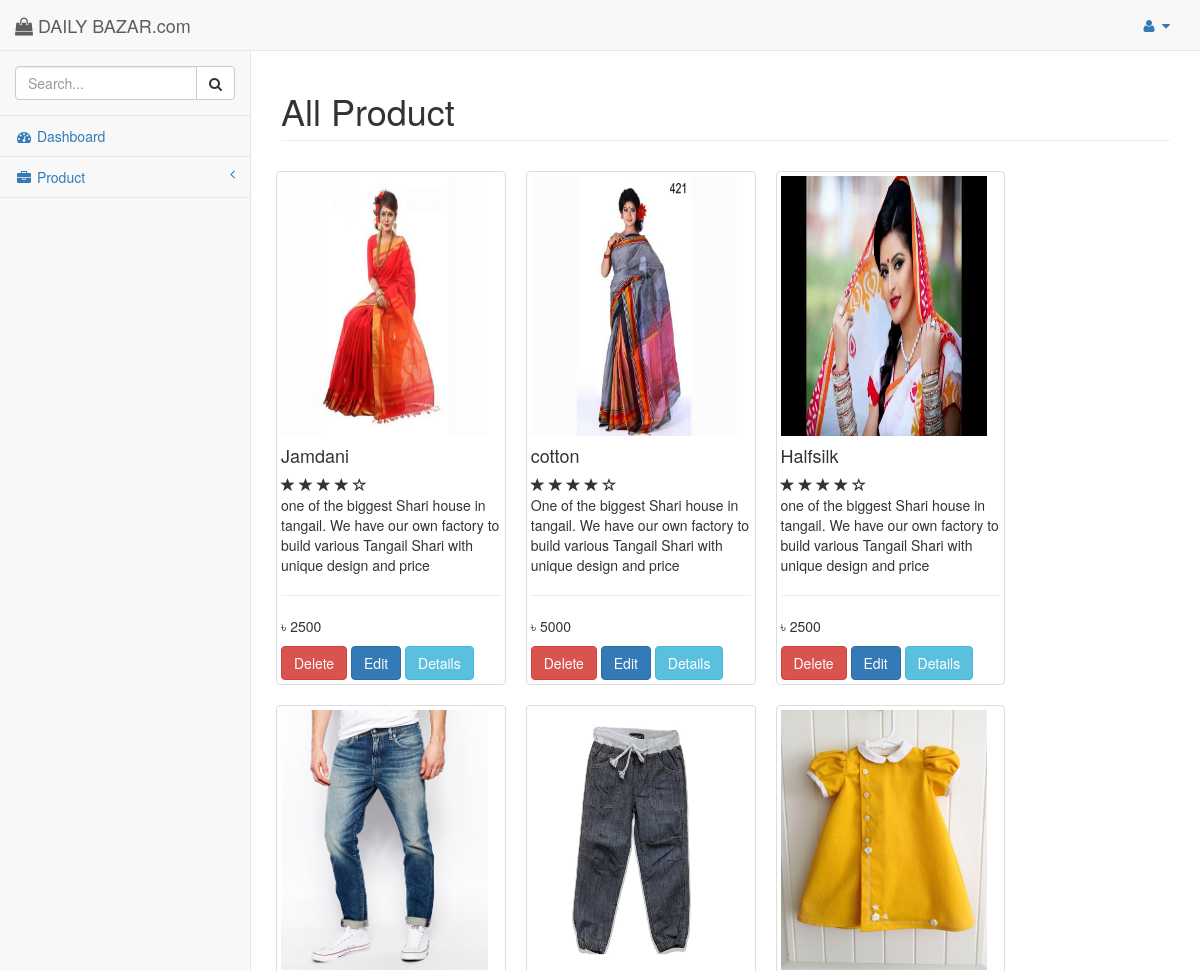
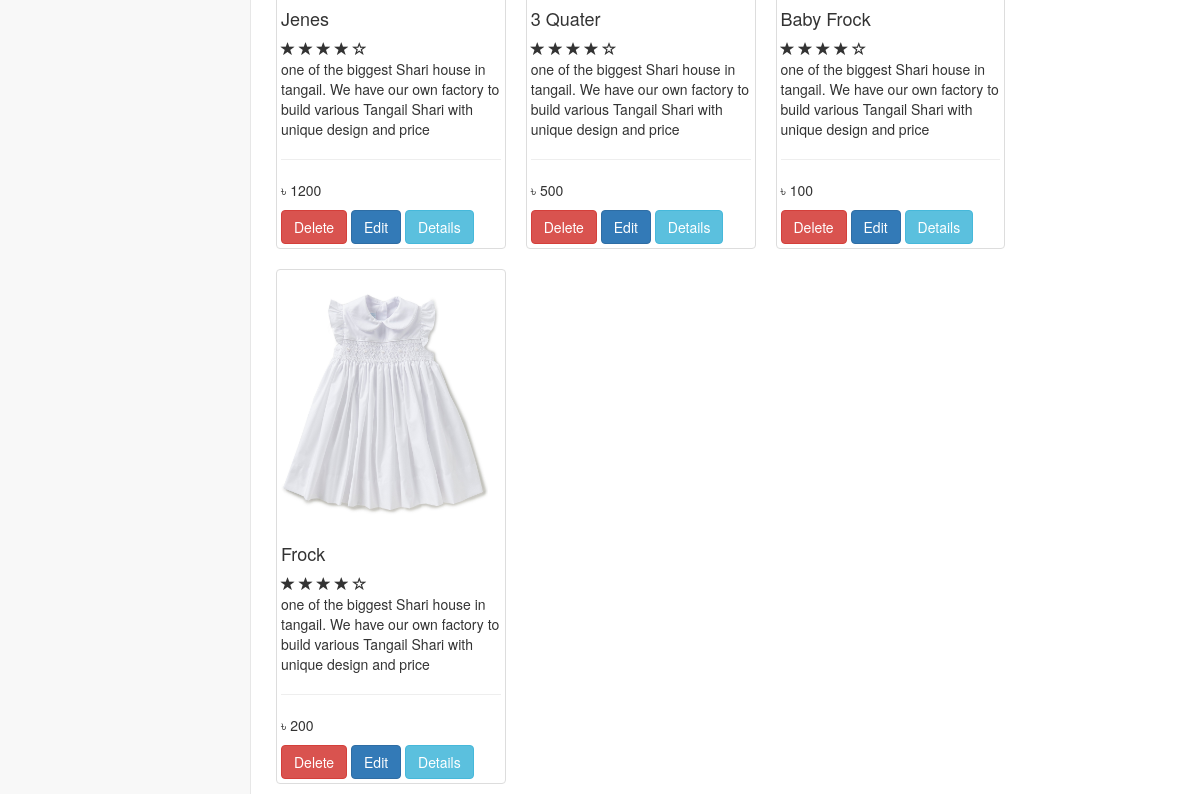
The page /view/admin/product/index.php on the database its author committed (2 pictures, top to bottom).
### tables this page shows
CREATE TABLE `product` (
  `id` int(11) NOT NULL,
  `name` varchar(255) NOT NULL,
  `price` varchar(255) NOT NULL,
  `gender` varchar(255) NOT NULL,
  `detail` varchar(255) NOT NULL,
  `image` varchar(255) NOT NULL,
  `unique_id` varchar(255) NOT NULL
);

### src/connection.php (called while the page is built, shortened)
<?php
class Connection{
    private $user = 'root';
    private $pass = '';
    public function __construct(){
        try{
            $this->con = new PDO('mysql:host=localhost;dbname=bazar',$this->user,$this->pass);
        }
        catch (PDOException $e){
            print "ERROR!:" . $e->getMessage() . "<br>";
            die();
        }
    }
}
?>

### src/admin/bazar/bazar.php (called while the page is built, shortened)
<?php
class Bazar extends Connection{
    public function index(){
        try {
            $query = ("SELECT * FROM `product`");
            $stmt = $this->con->prepare($query);
            $stmt->execute();
            return $stmt->fetchAll(PDO::FETCH_ASSOC);
        }
        catch (PDOException $e){
            print "Error!: " . $e->getMassage() . "<br>";
            die();
        }
    }
}

### view/admin/product/index.php (the view, shortened to what this page needs)
<?php
include_once '../include/header.php';
$bazar = new App\admin\bazar\Bazar;
$data = $bazar->index();
?>
    <div id="page-wrapper" style="min-height: 349px;">
        <div class="row">
            <div class="col-lg-12">
                <h1 class="page-header">All Product</h1>
            </div>
        </div>
        <div class="row">
            <?php
                foreach($data as $product){
            ?>
                <div class="col-md-3 col-sm-6 thumbnail">
                    <span class="layer">
      			<img src="assets/admin/uploads/<?php echo $product['image'];?>" alt="...">
      			<h4><?php echo $product['name'];?></h4>
      			<div class="ratings">
                    <span class="glyphicon glyphicon-star"></span>
                    <span class="glyphicon glyphicon-star"></span>
                    <span class="glyphicon glyphicon-star"></span>
                    <span class="glyphicon glyphicon-star"></span>
                    <span class="glyphicon glyphicon-star-empty"></span>
                </div>
                <p>
                    <?php echo $product['detail'];?>
                </p>
                <hr class="line">
                <div class="row">
                    <div class="col-md-6 col-sm-6">
                        <p class="price">৳
                            <?php echo $product['price'];?>
                        </p>
                    </div>
                </div>
                <div class="row">
                    <div class="col-md-12">
                        <a data-toggle="modal" data-target="#myModal" data-id="<?php echo $product['unique_id']?>" class="btn btn-danger delete" href="javaScript:void(0)" >Delete</a>
                        <a href="view/admin/product/edit.php?id=<?php echo $product['unique_id'];?>" class="btn btn-primary">Edit</a>
                        <a data-toggle="modal" data-target="#myModal" href="view/admin/product/view.php?id=<?php echo $product['unique_id'];?>"> <button class="btn btn-info right"> Details</button></a>
                    </div>
                </div>
                </span>
        </div>
        <?php }?>
    </div>
    </div>
    <?php
include_once '../include/footer.php';
?>

### view/admin/include/header.php (shortened to what this page needs)
<!DOCTYPE html>
<html lang="en">
<head>
    <link href="assets/admin/vendor/bootstrap/css/bootstrap.min.css" rel="stylesheet">
    <link href="assets/admin/vendor/metisMenu/metisMenu.min.css" rel="stylesheet">
    <link href="assets/admin/dist/css/sb-admin-2.css" rel="stylesheet">
    <link href="assets/admin/vendor/morrisjs/morris.css" rel="stylesheet">
    <link href="assets/admin/vendor/font-awesome/css/font-awesome.min.css" rel="stylesheet" type="text/css">
    <link href="assets/admin/css/style.css" rel="stylesheet" type="text/css">
</head>
<body>
    <div id="wrapper">
        <nav class="navbar navbar-default navbar-static-top" role="navigation" style="margin-bottom: 0">
            <div class="navbar-header">
                <a class="navbar-brand" href="index.php"><i class="fa fa-shopping-bag"></i> DAILY BAZAR.com</a>
            </div>
            <ul class="nav navbar-top-links navbar-right">
                <li class="dropdown">
                    <a class="dropdown-toggle" data-toggle="dropdown" href="#">
                        <i class="fa fa-user fa-fw"></i> <i class="fa fa-caret-down"></i>
                    </a>
                </li>
            </ul>
            <div class="navbar-default sidebar" role="navigation">
                <div class="sidebar-nav navbar-collapse">
                    <ul class="nav" id="side-menu">
                        <li class="sidebar-search">
                            <div class="input-group custom-search-form">
                                <input type="text" class="form-control" placeholder="Search...">
                                <span class="input-group-btn">
                                <button class="btn btn-default" type="button">
                                    <i class="fa fa-search"></i>
                                </button>
                            </span>
                            </div>
                        </li>
                        <li>
                            <a href="index.php"><i class="fa fa-dashboard fa-fw"></i> Dashboard</a>
                        </li>
                        <li>
                            <a href="#"><i class="fa fa-briefcase fa-fw"></i>  Product<span class="fa arrow"></span></a>
                        </li>
                    </ul>
                </div>
            </div>
        </nav>

### view/admin/include/footer.php (shortened to what this page needs)
</div>
</body>
</html>

### assets/admin/css/style.css (style rules this page uses)
.thumbnail { margin: 10px; }
.layer { height: 480px; }
.layer img { height: 260px; width: 94%; }

### rows shown on the page
product: image (picture), name "Jamdani", detail "one of the biggest Shari house in tangail. We have our own factory to build various Tangail Shari with unique design and price", price "2500"
product: image (picture), name "cotton", detail "One of the biggest Shari house in tangail. We have our own factory to build various Tangail Shari with unique design and price", price "5000"
product: image (picture), name "Halfsilk", detail "one of the biggest Shari house in tangail. We have our own factory to build various Tangail Shari with unique design and price", price "2500"
product: image (picture), name "Jenes", detail "one of the biggest Shari house in tangail. We have our own factory to build various Tangail Shari with unique design and price", price "1200"
product: image (picture), name "3 Quater", detail "one of the biggest Shari house in tangail. We have our own factory to build various Tangail Shari with unique design and price", price "500"
product: image (picture), name "Baby Frock", detail "one of the biggest Shari house in tangail. We have our own factory to build various Tangail Shari with unique design and price", price "100"
product: image (picture), name "Frock", detail "one of the biggest Shari house in tangail. We have our own factory to build various Tangail Shari with unique design and price", price "200"
